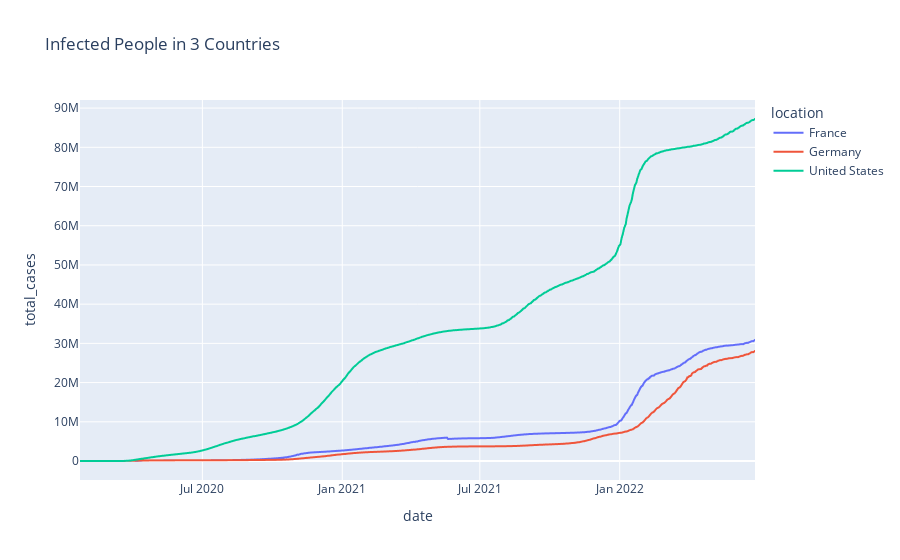

This figure's notebook cell:
### Code cell
fig=px.line(df_list, x= "date", y= "total_cases",color='location', title= "Infected People in 3 Countries")
fig.show()

### Figure 1 — Plotly figure (JSON) as saved in the notebook; plotly's stock layout.template omitted (floating-point values rounded to 4 significant figures; data arrays with more than 128 entries replaced by an {"elided": "..."} marker saying what was removed)
{"data": [{"hovertemplate": "location=France<br>date=%{x}<br>total_cases=%{y}<extra></extra>", "legendgroup": "France", "line": {"color": "#636efa", "dash": "solid"}, "marker": {"symbol": "circle"}, "mode": "lines", "name": "France", "showlegend": true, "type": "scattergl", "x": {"elided": "887 str values"}, "xaxis": "x", "y": {"elided": "887 int values"}, "yaxis": "y"}, {"hovertemplate": "location=Germany<br>date=%{x}<br>total_cases=%{y}<extra></extra>", "legendgroup": "Germany", "line": {"color": "#EF553B", "dash": "solid"}, "marker": {"symbol": "circle"}, "mode": "lines", "name": "Germany", "showlegend": true, "type": "scattergl", "x": {"elided": "884 str values"}, "xaxis": "x", "y": {"elided": "884 int values"}, "yaxis": "y"}, {"hovertemplate": "location=United States<br>date=%{x}<br>total_cases=%{y}<extra></extra>", "legendgroup": "United States", "line": {"color": "#00cc96", "dash": "solid"}, "marker": {"symbol": "circle"}, "mode": "lines", "name": "United States", "showlegend": true, "type": "scattergl", "x": {"elided": "889 str values"}, "xaxis": "x", "y": {"elided": "889 int values"}, "yaxis": "y"}], "layout": {"legend": {"title": {"text": "location"}, "tracegroupgap": 0}, "title": {"text": "Infected People in 3 Countries"}, "xaxis": {"anchor": "y", "domain": [0, 1], "title": {"text": "date"}}, "yaxis": {"anchor": "x", "domain": [0, 1], "title": {"text": "total_cases"}}}}
